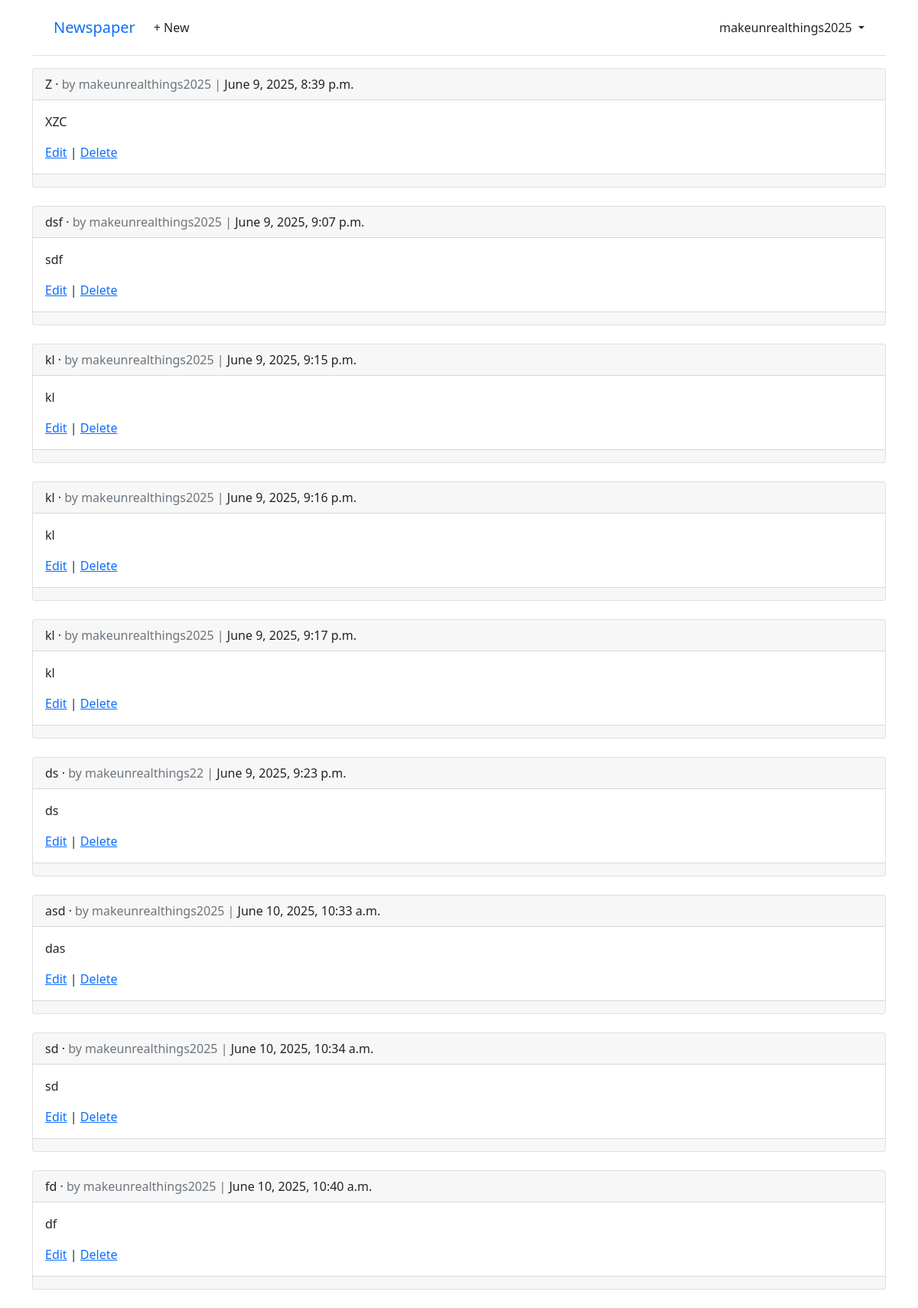
Screenshot of /articles/ (signed in) with the database file from the repository.
### accounts/models.py (models this page shows)
class CustomUser(AbstractUser):
    age = models.PositiveIntegerField(null=True, blank=True)

### articles/models.py (models this page shows, shortened)
class Article(models.Model):
    title = models.CharField(max_length=255)
    body = models.TextField()
    date = models.DateTimeField(auto_now_add=True)
    author = models.ForeignKey(
        settings.AUTH_USER_MODEL,
        on_delete=models.CASCADE,
    )

### articles/views.py (the view)
# urls.py: path("", ArticleListView.as_view(), name="article_list"),
class ArticleListView(LoginRequiredMixin, ListView):
    model = Article
    template_name = "article_list.html"

### templates/article_list.html (shortened to what this page needs)
{% extends "base.html" %}
{% block content %}
 {% for article in article_list %}
 <div class="card">
 <div class="card-header">
 <span class="font-weight-bold">{{ article.title }}</span> &middot;
 <span class="text-muted">by {{ article.author }} |</span>
 {{ article.date }}
 </div>
 <div class="card-body">
 <p>{{ article.body }}</p>
 <a href="{% url 'article_edit' article.pk %}">Edit</a> |
 <a href="{% url 'article_delete' article.pk %}">Delete</a>
 </div>
 <div class="card-footer">
 </div>
 </div>
 <br />
 {% endfor %}
{% endblock content %}

### templates/base.html (shortened to what this page needs)
<!DOCTYPE html>
<html>
<head>
  <link href="https://cdn.jsdelivr.net/npm/bootstrap@5.1.3/dist/css/bootstrap.min.css" rel="stylesheet"
>
</head>
<body>
  <div class="container">
    <header class="p-3 mb-3 border-bottom">
      <div class="container">
        <div class="d-flex flex-wrap align-items-center justify-content-center
          justify-content-lg-start">
          <a class="navbar-brand" href="{% url 'home' %}">Newspaper</a>
          <ul class="nav col-12 col-lg-auto me-lg-auto mb-2 justify-content-center
            mb-md-0">
            {% if user.is_authenticated %}
 <li><a href="{% url 'article_new' %}"
 class="nav-link px-2 link-dark">+ New</a></li>
          </ul>
          <div class="dropdown text-end">
            <a href="#" class="d-block link-dark text-decoration-none dropdown-toggle" id="dropdownUser1"
              data-bs-toggle="dropdown" aria-expanded="false">
              {{ user.username }}
            </a>
          </div>
          {% else %}
          <div class="text-end">
            <a href="{% url 'login' %}" class="btn btn-outline-primary me-2">Log
              In</a>
            <a href="{% url 'signup' %}" class="btn btn-primary">Sign Up</a>
          </div>
          {% endif %}
        </div>
      </div>
    </header>
    <main>
      {% block content %}
      {% endblock content %}
    </main>
  </div>
</body>
</html>

### rows the page displays
CustomUser: username "makeunrealthings2025"
Article: title "Z", author "makeunrealthings2025", date "June 9, 2025, 8:39 p.m.", body "XZC"
Article: title "dsf", author "makeunrealthings2025", date "June 9, 2025, 9:07 p.m.", body "sdf"
Article: title "kl", author "makeunrealthings2025", date "June 9, 2025, 9:15 p.m.", body "kl"
Article: title "kl", author "makeunrealthings2025", date "June 9, 2025, 9:16 p.m.", body "kl"
Article: title "kl", author "makeunrealthings2025", date "June 9, 2025, 9:17 p.m.", body "kl"
Article: title "ds", author "makeunrealthings22", date "June 9, 2025, 9:23 p.m.", body "ds"
Article: title "asd", author "makeunrealthings2025", date "June 10, 2025, 10:33 a.m.", body "das"
Article: title "sd", author "makeunrealthings2025", date "June 10, 2025, 10:34 a.m.", body "sd"
Article: title "fd", author "makeunrealthings2025", date "June 10, 2025, 10:40 a.m.", body "df"
